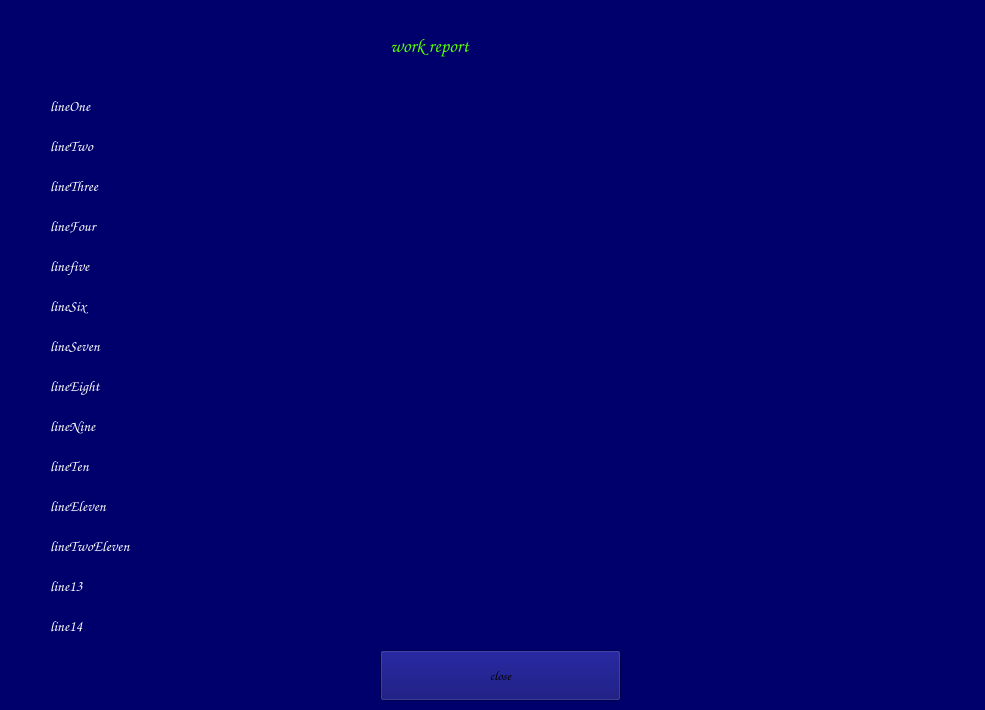
<?xml version="1.0" encoding="UTF-8"?>
<ui version="4.0">
 <class>WorkReport</class>
 <widget class="QWidget" name="WorkReport">
  <property name="geometry">
   <rect>
    <x>0</x>
    <y>0</y>
    <width>985</width>
    <height>710</height>
   </rect>
  </property>
  <property name="maximumSize">
   <size>
    <width>985</width>
    <height>710</height>
   </size>
  </property>
  <property name="windowTitle">
   <string>Work Report</string>
  </property>
  <property name="styleSheet">
   <string notr="true">background-color: rgb(0, 0, 108);
</string>
  </property>
  <widget class="QPushButton" name="close">
   <property name="geometry">
    <rect>
     <x>380</x>
     <y>650</y>
     <width>241</width>
     <height>51</height>
    </rect>
   </property>
   <property name="font">
    <font>
     <family>Comic Sans MS</family>
     <pointsize>10</pointsize>
     <weight>75</weight>
     <bold>true</bold>
    </font>
   </property>
   <property name="styleSheet">
    <string notr="true">
QPushButton#close:hover{
	background-color: rgb(209, 69, 0);
};
background-color: rgb(255, 255, 255);</string>
   </property>
   <property name="text">
    <string>close</string>
   </property>
  </widget>
  <widget class="QLabel" name="Title">
   <property name="geometry">
    <rect>
     <x>390</x>
     <y>30</y>
     <width>251</width>
     <height>31</height>
    </rect>
   </property>
   <property name="font">
    <font>
     <family>Comic Sans MS</family>
     <pointsize>14</pointsize>
     <weight>75</weight>
     <bold>true</bold>
    </font>
   </property>
   <property name="styleSheet">
    <string notr="true">color: rgb(85, 255, 0);</string>
   </property>
   <property name="text">
    <string>work report</string>
   </property>
  </widget>
  <widget class="QLabel" name="lineOne">
   <property name="geometry">
    <rect>
     <x>50</x>
     <y>90</y>
     <width>891</width>
     <height>31</height>
    </rect>
   </property>
   <property name="font">
    <font>
     <family>Comic Sans MS</family>
     <pointsize>11</pointsize>
     <weight>75</weight>
     <italic>true</italic>
     <bold>true</bold>
    </font>
   </property>
   <property name="styleSheet">
    <string notr="true">color: rgb(255, 255, 255);</string>
   </property>
   <property name="text">
    <string>lineOne</string>
   </property>
  </widget>
  <widget class="QLabel" name="lineTwo">
   <property name="geometry">
    <rect>
     <x>50</x>
     <y>130</y>
     <width>901</width>
     <height>31</height>
    </rect>
   </property>
   <property name="font">
    <font>
     <family>Comic Sans MS</family>
     <pointsize>11</pointsize>
     <weight>75</weight>
     <italic>true</italic>
     <bold>true</bold>
    </font>
   </property>
   <property name="styleSheet">
    <string notr="true">color: rgb(255, 255, 255);</string>
   </property>
   <property name="text">
    <string>lineTwo</string>
   </property>
  </widget>
  <widget class="QLabel" name="lineThree">
   <property name="geometry">
    <rect>
     <x>50</x>
     <y>170</y>
     <width>901</width>
     <height>31</height>
    </rect>
   </property>
   <property name="font">
    <font>
     <family>Comic Sans MS</family>
     <pointsize>11</pointsize>
     <weight>75</weight>
     <italic>true</italic>
     <bold>true</bold>
    </font>
   </property>
   <property name="styleSheet">
    <string notr="true">color: rgb(255, 255, 255);</string>
   </property>
   <property name="text">
    <string>lineThree</string>
   </property>
  </widget>
  <widget class="QLabel" name="linefour">
   <property name="geometry">
    <rect>
     <x>50</x>
     <y>210</y>
     <width>901</width>
     <height>31</height>
    </rect>
   </property>
   <property name="font">
    <font>
     <family>Comic Sans MS</family>
     <pointsize>11</pointsize>
     <weight>75</weight>
     <italic>true</italic>
     <bold>true</bold>
    </font>
   </property>
   <property name="styleSheet">
    <string notr="true">color: rgb(255, 255, 255);</string>
   </property>
   <property name="text">
    <string>lineFour</string>
   </property>
  </widget>
  <widget class="QLabel" name="lineFive">
   <property name="geometry">
    <rect>
     <x>50</x>
     <y>250</y>
     <width>901</width>
     <height>31</height>
    </rect>
   </property>
   <property name="font">
    <font>
     <family>Comic Sans MS</family>
     <pointsize>11</pointsize>
     <weight>75</weight>
     <italic>true</italic>
     <bold>true</bold>
    </font>
   </property>
   <property name="styleSheet">
    <string notr="true">color: rgb(255, 255, 255);</string>
   </property>
   <property name="text">
    <string>linefive</string>
   </property>
  </widget>
  <widget class="QLabel" name="lineSix">
   <property name="geometry">
    <rect>
     <x>50</x>
     <y>290</y>
     <width>901</width>
     <height>31</height>
    </rect>
   </property>
   <property name="font">
    <font>
     <family>Comic Sans MS</family>
     <pointsize>11</pointsize>
     <weight>75</weight>
     <italic>true</italic>
     <bold>true</bold>
    </font>
   </property>
   <property name="styleSheet">
    <string notr="true">color: rgb(255, 255, 255);</string>
   </property>
   <property name="text">
    <string>lineSix</string>
   </property>
  </widget>
  <widget class="QLabel" name="lineSeven">
   <property name="geometry">
    <rect>
     <x>50</x>
     <y>330</y>
     <width>901</width>
     <height>31</height>
    </rect>
   </property>
   <property name="font">
    <font>
     <family>Comic Sans MS</family>
     <pointsize>11</pointsize>
     <weight>75</weight>
     <italic>true</italic>
     <bold>true</bold>
    </font>
   </property>
   <property name="styleSheet">
    <string notr="true">color: rgb(255, 255, 255);</string>
   </property>
   <property name="text">
    <string>lineSeven</string>
   </property>
  </widget>
  <widget class="QLabel" name="lineEight">
   <property name="geometry">
    <rect>
     <x>50</x>
     <y>370</y>
     <width>901</width>
     <height>31</height>
    </rect>
   </property>
   <property name="font">
    <font>
     <family>Comic Sans MS</family>
     <pointsize>11</pointsize>
     <weight>75</weight>
     <italic>true</italic>
     <bold>true</bold>
    </font>
   </property>
   <property name="styleSheet">
    <string notr="true">color: rgb(255, 255, 255);</string>
   </property>
   <property name="text">
    <string>lineEight</string>
   </property>
  </widget>
  <widget class="QLabel" name="lineNine">
   <property name="geometry">
    <rect>
     <x>50</x>
     <y>410</y>
     <width>901</width>
     <height>31</height>
    </rect>
   </property>
   <property name="font">
    <font>
     <family>Comic Sans MS</family>
     <pointsize>11</pointsize>
     <weight>75</weight>
     <italic>true</italic>
     <bold>true</bold>
    </font>
   </property>
   <property name="styleSheet">
    <string notr="true">color: rgb(255, 255, 255);</string>
   </property>
   <property name="text">
    <string>lineNine</string>
   </property>
  </widget>
  <widget class="QLabel" name="lineTen">
   <property name="geometry">
    <rect>
     <x>50</x>
     <y>450</y>
     <width>901</width>
     <height>31</height>
    </rect>
   </property>
   <property name="font">
    <font>
     <family>Comic Sans MS</family>
     <pointsize>11</pointsize>
     <weight>75</weight>
     <italic>true</italic>
     <bold>true</bold>
    </font>
   </property>
   <property name="styleSheet">
    <string notr="true">color: rgb(255, 255, 255);</string>
   </property>
   <property name="text">
    <string>lineTen</string>
   </property>
  </widget>
  <widget class="QLabel" name="lineEleven">
   <property name="geometry">
    <rect>
     <x>50</x>
     <y>490</y>
     <width>901</width>
     <height>31</height>
    </rect>
   </property>
   <property name="font">
    <font>
     <family>Comic Sans MS</family>
     <pointsize>11</pointsize>
     <weight>75</weight>
     <italic>true</italic>
     <bold>true</bold>
    </font>
   </property>
   <property name="styleSheet">
    <string notr="true">color: rgb(255, 255, 255);</string>
   </property>
   <property name="text">
    <string>lineEleven</string>
   </property>
  </widget>
  <widget class="QLabel" name="lineTwoEleven">
   <property name="geometry">
    <rect>
     <x>50</x>
     <y>530</y>
     <width>901</width>
     <height>31</height>
    </rect>
   </property>
   <property name="font">
    <font>
     <family>Comic Sans MS</family>
     <pointsize>11</pointsize>
     <weight>75</weight>
     <italic>true</italic>
     <bold>true</bold>
    </font>
   </property>
   <property name="styleSheet">
    <string notr="true">color: rgb(255, 255, 255);</string>
   </property>
   <property name="text">
    <string>lineTwoEleven</string>
   </property>
  </widget>
  <widget class="QLabel" name="line13">
   <property name="geometry">
    <rect>
     <x>50</x>
     <y>570</y>
     <width>901</width>
     <height>31</height>
    </rect>
   </property>
   <property name="font">
    <font>
     <family>Comic Sans MS</family>
     <pointsize>11</pointsize>
     <weight>75</weight>
     <italic>true</italic>
     <bold>true</bold>
    </font>
   </property>
   <property name="styleSheet">
    <string notr="true">color: rgb(255, 255, 255);</string>
   </property>
   <property name="text">
    <string>line13</string>
   </property>
  </widget>
  <widget class="QLabel" name="line14">
   <property name="geometry">
    <rect>
     <x>50</x>
     <y>610</y>
     <width>901</width>
     <height>31</height>
    </rect>
   </property>
   <property name="font">
    <font>
     <family>Comic Sans MS</family>
     <pointsize>11</pointsize>
     <weight>75</weight>
     <italic>true</italic>
     <bold>true</bold>
    </font>
   </property>
   <property name="styleSheet">
    <string notr="true">color: rgb(255, 255, 255);</string>
   </property>
   <property name="text">
    <string>line14</string>
   </property>
  </widget>
 </widget>
 <resources/>
 <connections/>
</ui>
